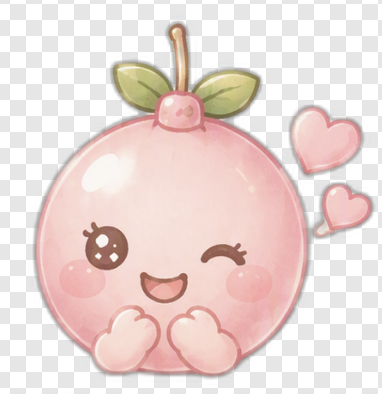
#> input picture src/assets/lovely.png, 382 x 394 px
$ python fix_checker.py
#> lines starting #> are read from the running program, lines starting #| are printed output that depends on the picture
from PIL import Image, ImageCms
img = Image.open("src/assets/lovely.png").convert("RGBA")
#> img is the input picture: PIL image 382x394 RGBA; mean R, G, B, A 235.7, 218.7, 214.9, 255
data = img.getdata()
new_data = []

# Checkerboard in fake transparent pngs are usually exact #FFFFFF and a specific gray.
# Let's find the exact gray by looking at the top-left pixel.
bg_color1 = data[0]
#> bg_color1 = (230, 230, 230, 255)
bg_color2 = (255, 255, 255, 255)
# Find the second color by scanning the first row
for p in data:
    if p != bg_color1:
        bg_color2 = p
        break
#> this loop made 11 passes
#> bg_color2 on pass 11: (255, 255, 255, 255)

print(f"Checkerboard colors detected: {bg_color1} and {bg_color2}")
#| Checkerboard colors detected: (230, 230, 230, 255) and (255, 255, 255, 255)

for item in data:
    # If the pixel matches bg_color1 or bg_color2 (within a tiny tolerance), make transparent
    r1, g1, b1 = abs(item[0] - bg_color1[0]), abs(item[1] - bg_color1[1]), abs(item[2] - bg_color1[2])
    r2, g2, b2 = abs(item[0] - bg_color2[0]), abs(item[1] - bg_color2[1]), abs(item[2] - bg_color2[2])

    if (r1 < 10 and g1 < 10 and b1 < 10) or (r2 < 10 and g2 < 10 and b2 < 10):
        new_data.append((0, 0, 0, 0))
    else:
        new_data.append(item)
#> this loop made 150508 passes
#> (item, r1, g1, b1, r2, g2, b2) on passes 1 to 3: ((230, 230, 230, 255), 0, 0, 0, 25, 25, 25), ((230, 230, 230, 255), 0, 0, 0, 25, 25, 25), ((230, 230, 230, 255), 0, 0, 0, 25, 25, 25)
#> after the loop, new_data = 150508 items

img.putdata(new_data)
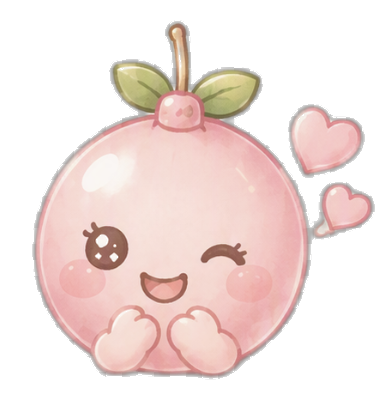
#> img: PIL image 382x394 RGBA; mean R, G, B, A 112.4, 95.5, 91.7, 125.2; transparent parts drawn white
icc = img.info.get('icc_profile')
if icc:
    img.save("src/assets/lovely_final_v3.png", "PNG", icc_profile=icc)
else:
    img.save("src/assets/lovely_final_v3.png", "PNG")
print("Done")

$ run again, with src/assets/Day 1.png copied over src/assets/lovely.png
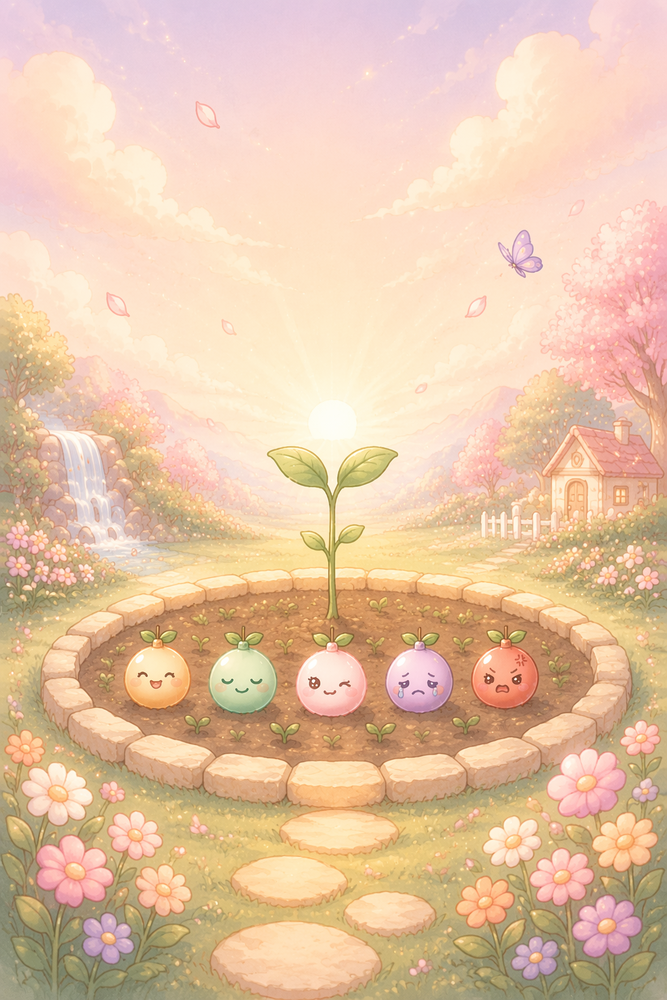
#> input picture src/assets/Day 1.png, 667 x 1000 px, shrunk from 1024 x 1536 before the run
#> bg_color1 = (231, 207, 224, 255)
#> the loop `for p in data:` made 2 passes
#> bg_color2 on pass 2: (234, 209, 227, 255)
#| Checkerboard colors detected: (231, 207, 224, 255) and (234, 209, 227, 255)
#> the loop `for item in data:` made 667000 passes
#> (item, r1, g1, b1, r2, g2, b2) on passes 1 to 3: ((231, 207, 224, 255), 0, 0, 0, 3, 2, 3), ((234, 209, 227, 255), 3, 2, 3, 0, 0, 0), ((234, 208, 228, 255), 3, 1, 4, 0, 1, 1)
#> after the loop `for item in data:`: new_data = 667000 items
#> `img.putdata(new_data)`:
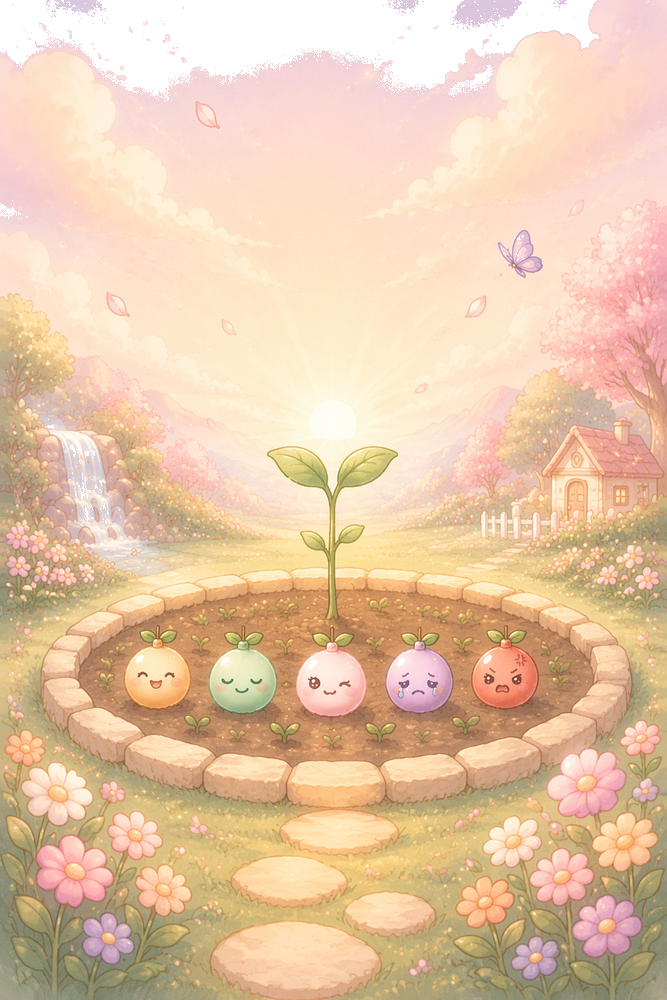
#> img: PIL image 667x1000 RGBA; mean R, G, B, A 216.8, 185.4, 155.4, 241.2; transparent parts drawn white

$ run again, with src/assets/Day10.png copied over src/assets/lovely.png
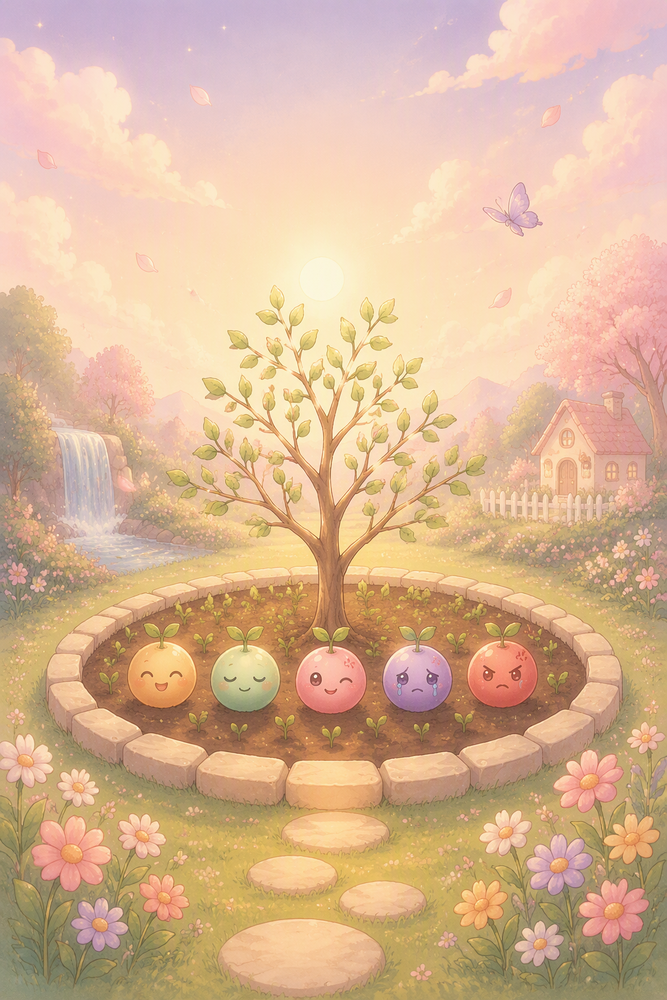
#> input picture src/assets/Day10.png, 667 x 1000 px, shrunk from 1024 x 1536 before the run
#> bg_color1 = (194, 178, 205, 255)
#> the loop `for p in data:` made 2 passes
#> bg_color2 on pass 2: (198, 180, 208, 255)
#| Checkerboard colors detected: (194, 178, 205, 255) and (198, 180, 208, 255)
#> the loop `for item in data:` made 667000 passes
#> (item, r1, g1, b1, r2, g2, b2) on passes 1 to 3: ((194, 178, 205, 255), 0, 0, 0, 4, 2, 3), ((198, 180, 208, 255), 4, 2, 3, 0, 0, 0), ((200, 179, 210, 255), 6, 1, 5, 2, 1, 2)
#> after the loop `for item in data:`: new_data = 667000 items
#> `img.putdata(new_data)`:
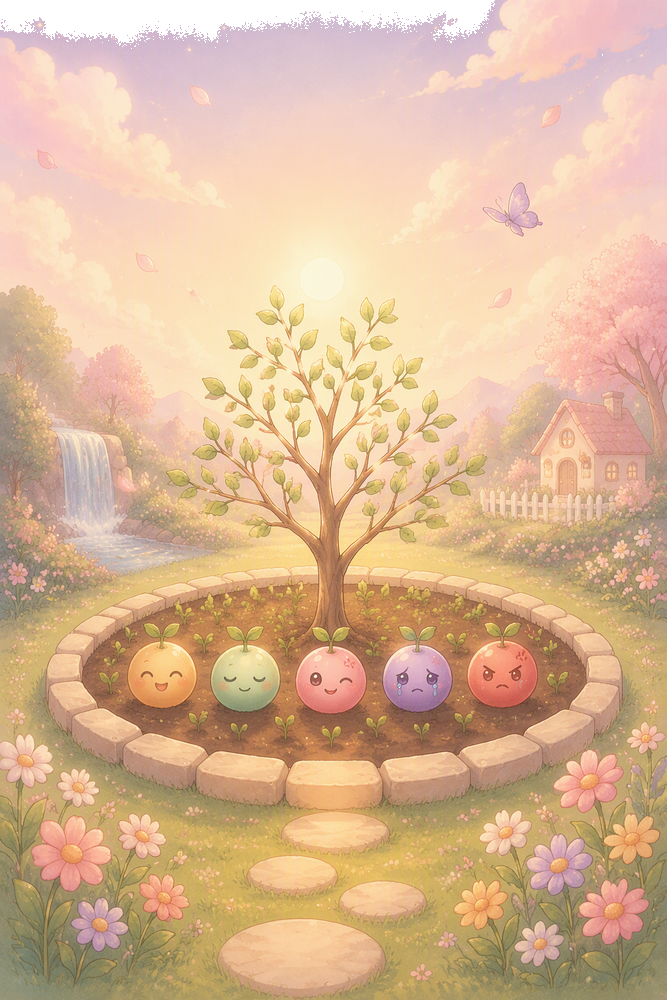
#> img: PIL image 667x1000 RGBA; mean R, G, B, A 212.6, 177.3, 144.8, 249.5; transparent parts drawn white
